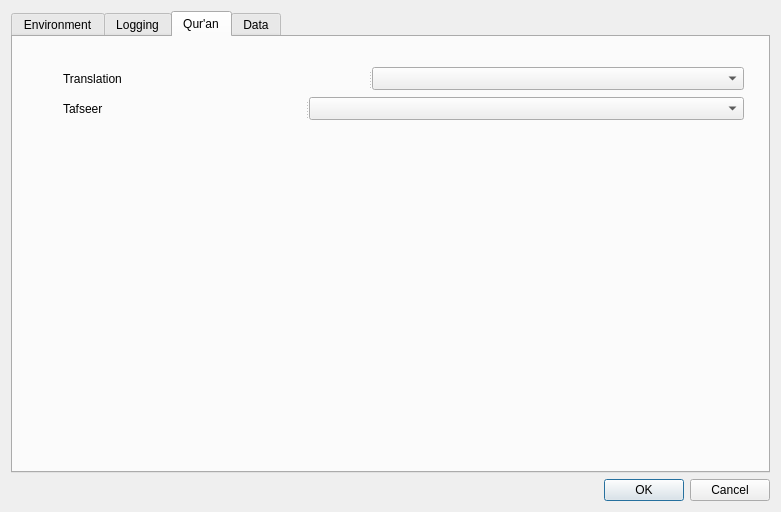
<?xml version="1.0" encoding="UTF-8"?>
<ui version="4.0">
 <class>SettingsDialog</class>
 <widget class="QDialog" name="SettingsDialog">
  <property name="geometry">
   <rect>
    <x>0</x>
    <y>0</y>
    <width>781</width>
    <height>512</height>
   </rect>
  </property>
  <property name="windowTitle">
   <string>Settings</string>
  </property>
  <layout class="QVBoxLayout" name="verticalLayout">
   <item>
    <widget class="QTabWidget" name="tabWidget">
     <property name="styleSheet">
      <string notr="true"/>
     </property>
     <property name="tabPosition">
      <enum>QTabWidget::North</enum>
     </property>
     <property name="currentIndex">
      <number>2</number>
     </property>
     <property name="elideMode">
      <enum>Qt::ElideNone</enum>
     </property>
     <widget class="QWidget" name="tabEnvironment">
      <attribute name="title">
       <string>Environment</string>
      </attribute>
      <widget class="QGroupBox" name="groupTheme">
       <property name="geometry">
        <rect>
         <x>30</x>
         <y>10</y>
         <width>221</width>
         <height>63</height>
        </rect>
       </property>
       <property name="title">
        <string>Theme</string>
       </property>
      </widget>
      <widget class="QSplitter" name="splitter">
       <property name="geometry">
        <rect>
         <x>30</x>
         <y>90</y>
         <width>691</width>
         <height>23</height>
        </rect>
       </property>
       <property name="orientation">
        <enum>Qt::Horizontal</enum>
       </property>
       <widget class="QLabel" name="label_2">
        <property name="text">
         <string>Home Directory</string>
        </property>
       </widget>
       <widget class="QLineEdit" name="txtHomeDir"/>
       <widget class="QLabel" name="label_3">
        <property name="text">
         <string>(Requires restart)</string>
        </property>
       </widget>
      </widget>
     </widget>
     <widget class="QWidget" name="tabLogging">
      <attribute name="title">
       <string>Logging</string>
      </attribute>
      <widget class="QGroupBox" name="groupBox">
       <property name="geometry">
        <rect>
         <x>10</x>
         <y>30</y>
         <width>187</width>
         <height>142</height>
        </rect>
       </property>
       <property name="styleSheet">
        <string notr="true"/>
       </property>
       <property name="title">
        <string>Severity</string>
       </property>
       <layout class="QGridLayout" name="gridLayout">
        <item row="2" column="1">
         <widget class="QCheckBox" name="chkLevelFatal">
          <property name="text">
           <string>Fatal</string>
          </property>
         </widget>
        </item>
        <item row="1" column="1">
         <widget class="QCheckBox" name="chkLevelWarning">
          <property name="text">
           <string>Warning</string>
          </property>
         </widget>
        </item>
        <item row="1" column="0">
         <widget class="QCheckBox" name="chkLevelInfo">
          <property name="text">
           <string>Info</string>
          </property>
         </widget>
        </item>
        <item row="3" column="0">
         <widget class="QCheckBox" name="chkLevelDebug">
          <property name="text">
           <string>Debug</string>
          </property>
         </widget>
        </item>
        <item row="3" column="1">
         <widget class="QCheckBox" name="chkLevelVerbose">
          <property name="text">
           <string>Verbose</string>
          </property>
         </widget>
        </item>
        <item row="2" column="0">
         <widget class="QCheckBox" name="chkLevelError">
          <property name="text">
           <string>Error</string>
          </property>
         </widget>
        </item>
        <item row="0" column="0" colspan="2">
         <widget class="QCheckBox" name="chkLevelGlobal">
          <property name="text">
           <string>All</string>
          </property>
         </widget>
        </item>
       </layout>
      </widget>
      <widget class="QGroupBox" name="groupBox_2">
       <property name="geometry">
        <rect>
         <x>270</x>
         <y>30</y>
         <width>471</width>
         <height>63</height>
        </rect>
       </property>
       <property name="title">
        <string>Log File</string>
       </property>
       <layout class="QGridLayout" name="gridLayout_2">
        <item row="0" column="0">
         <widget class="QLineEdit" name="txtLogFile"/>
        </item>
        <item row="0" column="1">
         <widget class="QPushButton" name="pushButton">
          <property name="minimumSize">
           <size>
            <width>0</width>
            <height>0</height>
           </size>
          </property>
          <property name="text">
           <string>...</string>
          </property>
         </widget>
        </item>
       </layout>
      </widget>
      <widget class="QGroupBox" name="groupBox_3">
       <property name="geometry">
        <rect>
         <x>270</x>
         <y>110</y>
         <width>411</width>
         <height>63</height>
        </rect>
       </property>
       <property name="title">
        <string>Maximum Log File Size</string>
       </property>
       <layout class="QHBoxLayout" name="horizontalLayout">
        <item>
         <widget class="QSpinBox" name="spnMaxLogFileSize">
          <property name="minimum">
           <number>2048</number>
          </property>
          <property name="maximum">
           <number>20971520</number>
          </property>
          <property name="value">
           <number>2097152</number>
          </property>
         </widget>
        </item>
        <item>
         <widget class="QLabel" name="label">
          <property name="text">
           <string>Bytes</string>
          </property>
         </widget>
        </item>
       </layout>
      </widget>
     </widget>
     <widget class="QWidget" name="tabQuran">
      <attribute name="title">
       <string>Qur'an</string>
      </attribute>
      <widget class="QSplitter" name="splitter_2">
       <property name="geometry">
        <rect>
         <x>50</x>
         <y>30</y>
         <width>681</width>
         <height>23</height>
        </rect>
       </property>
       <property name="sizePolicy">
        <sizepolicy hsizetype="Expanding" vsizetype="Preferred">
         <horstretch>0</horstretch>
         <verstretch>0</verstretch>
        </sizepolicy>
       </property>
       <property name="orientation">
        <enum>Qt::Horizontal</enum>
       </property>
       <widget class="QLabel" name="label_4">
        <property name="text">
         <string>Translation</string>
        </property>
       </widget>
       <widget class="QComboBox" name="cboQuranTranslations"/>
      </widget>
      <widget class="QSplitter" name="splitter_3">
       <property name="geometry">
        <rect>
         <x>50</x>
         <y>60</y>
         <width>681</width>
         <height>23</height>
        </rect>
       </property>
       <property name="orientation">
        <enum>Qt::Horizontal</enum>
       </property>
       <widget class="QLabel" name="label_5">
        <property name="text">
         <string>Tafseer</string>
        </property>
       </widget>
       <widget class="QComboBox" name="cboQuranTafseers"/>
      </widget>
     </widget>
     <widget class="QWidget" name="tabData">
      <attribute name="title">
       <string>Data</string>
      </attribute>
      <widget class="QGroupBox" name="groupBox_4">
       <property name="enabled">
        <bool>false</bool>
       </property>
       <property name="geometry">
        <rect>
         <x>20</x>
         <y>30</y>
         <width>311</width>
         <height>211</height>
        </rect>
       </property>
       <property name="title">
        <string>Rebuild Data</string>
       </property>
       <layout class="QVBoxLayout" name="verticalLayout_2">
        <item>
         <widget class="QPushButton" name="buildQuranArabic">
          <property name="text">
           <string>Quran Arabic</string>
          </property>
         </widget>
        </item>
        <item>
         <widget class="QPushButton" name="buildQuranChapters">
          <property name="text">
           <string>Quran Chapters</string>
          </property>
         </widget>
        </item>
        <item>
         <widget class="QPushButton" name="buildQuranEnglish">
          <property name="text">
           <string>Quran English (Sahih International)</string>
          </property>
         </widget>
        </item>
        <item>
         <widget class="QPushButton" name="buildQuranTransliterationEnglish">
          <property name="text">
           <string>Quran Transliteration (English)</string>
          </property>
         </widget>
        </item>
        <item>
         <widget class="QPushButton" name="buildDua">
          <property name="text">
           <string>Dua</string>
          </property>
         </widget>
        </item>
       </layout>
      </widget>
     </widget>
    </widget>
   </item>
   <item>
    <widget class="QDialogButtonBox" name="buttonBox">
     <property name="orientation">
      <enum>Qt::Horizontal</enum>
     </property>
     <property name="standardButtons">
      <set>QDialogButtonBox::Cancel|QDialogButtonBox::Ok</set>
     </property>
    </widget>
   </item>
  </layout>
 </widget>
 <resources/>
 <connections>
  <connection>
   <sender>buttonBox</sender>
   <signal>accepted()</signal>
   <receiver>SettingsDialog</receiver>
   <slot>accept()</slot>
   <hints>
    <hint type="sourcelabel">
     <x>248</x>
     <y>254</y>
    </hint>
    <hint type="destinationlabel">
     <x>157</x>
     <y>274</y>
    </hint>
   </hints>
  </connection>
  <connection>
   <sender>buttonBox</sender>
   <signal>rejected()</signal>
   <receiver>SettingsDialog</receiver>
   <slot>reject()</slot>
   <hints>
    <hint type="sourcelabel">
     <x>316</x>
     <y>260</y>
    </hint>
    <hint type="destinationlabel">
     <x>286</x>
     <y>274</y>
    </hint>
   </hints>
  </connection>
 </connections>
</ui>
